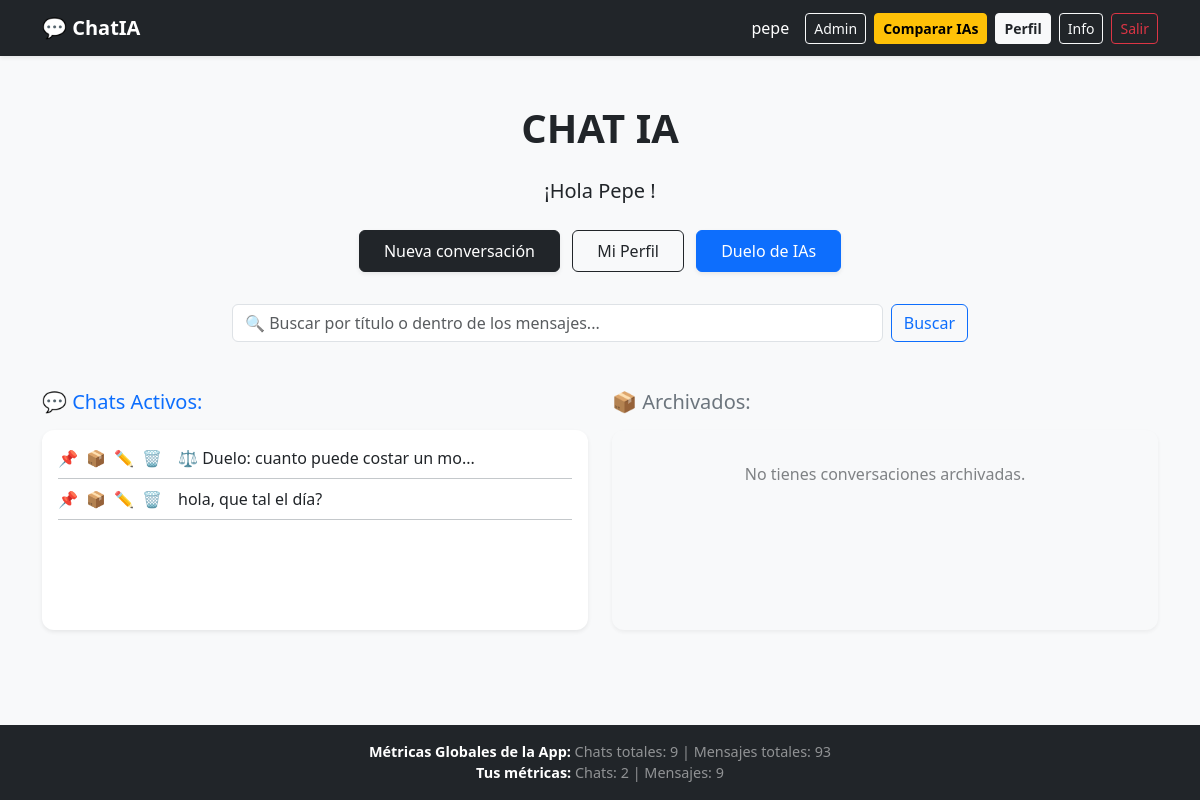
/chats/ (signed in), run on the app's committed database.
### chat/models.py (models this page shows, shortened)
class Profile(models.Model):
    user = models.OneToOneField(UserAccount, on_delete=models.CASCADE, related_name='profile')
    alias = models.CharField(max_length=60, null=True, blank=True)
    theme = models.CharField(max_length=30, default="rosa")

class Conversation(models.Model):
    user = models.ForeignKey(UserAccount, on_delete=models.CASCADE, related_name='chats')
    title = models.CharField(max_length=255)
    created_at = models.DateTimeField(auto_now_add=True)
    is_pinned = models.BooleanField(default=False)
    is_archived = models.BooleanField(default=False)
    MODEL_CHOICES = [
        ('google/gemma-2-2b-it', 'Gemma 2 (2B) - Ultra rápido'),
        ('meta/llama-3.1-8b-instruct', 'Llama 3.1 (8B) - Equilibrado y estable'),
        ('deepseek-ai/deepseek-v4-flash', 'DeepSeek V4 Flash - Optimizado y rápido'),
        ('deepseek-ai/deepseek-v4-pro', 'DeepSeek V4 Pro - Razonamiento profundo'),
    ]
    ai_model = models.CharField(
        max_length=100,
        choices=MODEL_CHOICES,
        default='google/gemma-2-2b-it'
    )

### chat/views.py (the view)
# urls.py: path('chats/', index_view, name='home'),
@login_required
def index_view(request):
    Profile.objects.get_or_create(user=request.user)
    query = request.GET.get('q', '')
    conversations = Conversation.objects.filter(user=request.user)
    if query:
        conversations = conversations.filter(
            Q(title__icontains=query) | Q(messages__content__icontains=query)
        ).distinct() # Distinct es vital para no duplicar chats
    active_chats = conversations.filter(is_archived=False).order_by('-is_pinned', '-created_at')
    archived_chats = conversations.filter(is_archived=True).order_by('-created_at')
    return render(request, 'chat/home.html', {
        'active_chats': active_chats,
        'archived_chats': archived_chats,
        'query': query
    })

### chat/context_processors.py (called while the page is built)
def global_metrics(request):
    metrics = {
        'total_convs': Conversation.objects.count(),
        'total_msgs': Message.objects.count(),
        'user_convs': 0,
        'user_msgs': 0,
    }
    if request.user.is_authenticated:
        metrics['user_convs'] = Conversation.objects.filter(user=request.user).count()
        metrics['user_msgs'] = Message.objects.filter(conversation__user=request.user).count()
    return metrics

### chat/templates/chat/home.html (shortened to what this page needs)
{% extends 'base.html' %}
{% block content %}
<div class="text-center py-4">
    <h1 class="mb-4 fw-bold {% if request.user.profile.theme == 'oscuro' %}text-white{% else %}text-dark{% endif %}">CHAT IA</h1>
    <p class="lead" style="color: {% if request.user.profile.theme == 'oscuro' %}#e2e8f0{% else %}#212529{% endif %};">
        ¡Hola
        {% if request.user.profile.alias and request.user.profile.alias != 'None' %}
            <strong>{{ request.user.profile.alias|title }}</strong>
        {% else %}
            <strong>{{ user.username|title }}</strong>
        {% endif %}!
    </p>
    <div class="mb-4 mt-4">
        <a href="{% url 'create_conversation' %}" class="btn {% if request.user.profile.theme == 'oscuro' %}btn-secondary{% else %}btn-dark{% endif %} text-white me-2 px-4 py-2 mb-2 shadow-sm">Nueva conversación</a>
        <a href="{% url 'profile' %}" class="btn {% if request.user.profile.theme == 'oscuro' %}btn-outline-light{% else %}btn-outline-dark{% endif %} px-4 py-2 mb-2 me-2">Mi Perfil</a>
        <a href="{% url 'compare_models' %}" class="btn btn-primary px-4 py-2 mb-2 shadow-sm"> Duelo de IAs</a>
    </div>
    <div class="row justify-content-center mb-5">
        <div class="col-md-8">
            <form method="GET" action="{% url 'home' %}" class="d-flex">
                <input type="text" name="q" class="form-control me-2 " placeholder="🔍 Buscar por título o dentro de los mensajes..." value="{{ query }}">
                <button type="submit" class="btn btn-outline-primary">Buscar</button>
            </form>
        </div>
    </div>
    <div class="row text-start">
        <div class="col-md-6 mb-4">
            <h2 class="h5 mb-3 {% if request.user.profile.theme == 'oscuro' %}text-info{% else %}text-primary{% endif %}">💬 Chats Activos:</h2>
            <div class="card p-3 shadow-sm border-0 {% if request.user.profile.theme == 'oscuro' %}bg-dark text-light border border-secondary{% endif %}" style="border-radius: 12px; min-height: 200px;">
                {% for chat in active_chats %}
                    <div class="d-flex align-items-center mb-2 pb-2 border-bottom border-secondary-subtle">
                        <a href="{% url 'toggle_pin' chat.id %}" class="text-decoration-none me-2" title="Fijar/Desfijar">{% if chat.is_pinned %}📍{% else %}📌{% endif %}</a>
                        <a href="{% url 'toggle_archive' chat.id %}" class="text-decoration-none me-2" title="Archivar">📦</a>
                        <a href="{% url 'rename_conversation' chat.id %}" class="text-decoration-none me-2" title="Renombrar">✏️</a>
                        <a href="{% url 'delete_conversation' chat.id %}" class="text-decoration-none me-3" title="Eliminar" onclick="return confirm('¿Seguro que quieres eliminar la conversación?')">🗑️</a>
                        <a href="{% url 'conversation_detail' chat.id %}" class="text-decoration-none {% if request.user.profile.theme == 'oscuro' %}text-white{% else %}text-dark{% endif %} {% if chat.is_pinned %}fw-bold text-info{% endif %}">
                            {{ chat.title }}
                        </a>
                    </div>
                {% empty %}
                    <p class="text-muted text-center py-3">No hay chats activos que coincidan.</p>
                {% endfor %}
            </div>
        </div>
        <div class="col-md-6 mb-4">
            <h2 class="h5 mb-3 text-secondary">📦 Archivados:</h2>
            <div class="card p-3 shadow-sm border-0 {% if request.user.profile.theme == 'oscuro' %}bg-dark text-light opacity-75 border border-secondary{% else %}bg-light opacity-75{% endif %}" style="border-radius: 12px; min-height: 200px;">
                {% for chat in archived_chats %}
                    <div class="d-flex align-items-center mb-2 pb-2 border-bottom border-secondary-subtle">
                        <a href="{% url 'toggle_archive' chat.id %}" class="text-decoration-none me-2" title="Desarchivar">⬆️</a>
                        <a href="{% url 'delete_conversation' chat.id %}" class="text-decoration-none me-3" title="Eliminar" onclick="return confirm('¿Eliminar definitivamente?')">🗑️</a>
                        <a href="{% url 'conversation_detail' chat.id %}" class="text-decoration-none text-secondary">
                            {{ chat.title }}
                        </a>
                    </div>
                {% empty %}
                    <p class="text-muted text-center py-3">No tienes conversaciones archivadas.</p>
                {% endfor %}
            </div>
        </div>
    </div>
</div>
{% endblock %}

### chat/templates/base.html (shortened to what this page needs)
<!DOCTYPE html>
<html lang="es">
<head>
    {% load static %}
    <link href="https://cdn.jsdelivr.net/npm/bootstrap@5.3.2/dist/css/bootstrap.min.css" rel="stylesheet">
</head>
<body class="d-flex flex-column min-vh-100" style="{% if request.user.is_authenticated and request.user.profile.theme == 'oscuro' %}background-color:#121212;color:#ffffff{% else %}background-color:#f8f9fa;color:#212529{% endif %}">
    <nav class="navbar navbar-expand-lg navbar-dark bg-dark mb-4 shadow-sm">
        <div class="container">
            <a class="navbar-brand fw-bold text-white" href="{% url 'home' %}">💬 ChatIA</a>
            <div class="d-flex align-items-center">
                {% if user.is_authenticated %}
                    <span class="text-white me-3">
                        {% if request.user.profile.alias %}
                            {{ request.user.profile.alias }}
                        {% else %}
                            {{ user.username }}
                        {% endif %}
                    </span>
                    <a href="/admin/" class="btn btn-sm btn-outline-light me-2" target="_blank">Admin</a>
                    <a href="{% url 'compare_models' %}" class="btn btn-sm btn-warning fw-bold me-2"> Comparar IAs</a>
                    <a href="{% url 'profile' %}" class="btn btn-sm btn-light text-dark fw-bold me-2">Perfil</a>
                    <a href="{% url 'help' %}" class="btn btn-sm btn-outline-light me-2">Info</a>
                    <form action="{% url 'logout' %}" method="post" class="d-inline">
                        <button type="submit" class="btn btn-sm btn-outline-danger">Salir</button>
                    </form>
                {% else %}
                    <a href="{% url 'help' %}" class="btn btn-sm btn-outline-light me-2">Info</a>
                    <a href="{% url 'login' %}" class="btn btn-sm btn-light text-dark fw-bold me-2">Iniciar Sesión</a>
                    <a href="{% url 'register' %}" class="btn btn-sm btn-outline-light">Registrarse</a>
                {% endif %}
            </div>
        </div>
    </nav>
    <main class="container flex-grow-1">
        {% block content %}
        {% endblock %}
    </main>
    <footer id="pie-pagina" class="mt-auto py-3 text-center bg-dark text-light" style="font-size: 0.9rem;">
        <div class="container text-white-50">
            <strong class="text-white">Métricas Globales de la App:</strong>
            Chats totales: {{ total_convs|default:"0" }} | Mensajes totales: {{ total_msgs|default:"0" }}
            {% if user.is_authenticated %}
                <br>
                <span>
                    <strong class="text-white">Tus métricas:</strong> Chats: {{ user_convs|default:"0" }} | Mensajes: {{ user_msgs|default:"0" }}
                </span>
            {% endif %}
        </div>
    </footer>
</body>
</html>

### data on the page
Conversation: title "⚖️ Duelo: cuanto puede costar un mo..."
Conversation: title "hola, que tal el día?"

### other printed values
{{ request.user.profile.alias }} "pepe"
{{ request.user.profile.alias|title }} "Pepe"
{{ total_convs|default:"0" }} "9"
{{ total_msgs|default:"0" }} "93"
{{ user_convs|default:"0" }} "2"
{{ user_msgs|default:"0" }} "9"
